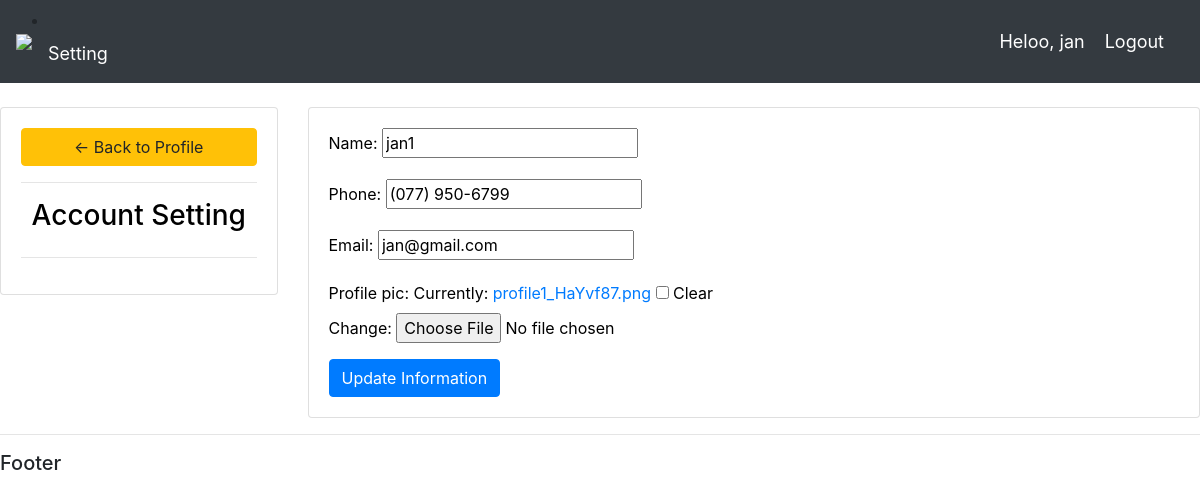
/account/ (signed in), run on the app's committed database.
### accounts/models.py (models this page shows, shortened)
class Customer(models.Model):
	user = models.OneToOneField(User, null=True, on_delete=models.CASCADE)
	name = models.CharField(max_length=200, null=True)
	phone = models.CharField(max_length=200, null=True)
	email = models.CharField(max_length=200, null=True)
	profile_pic = models.ImageField(null=True, blank=True)
	date_created = models.DateTimeField(auto_now_add=True, null=True)

### accounts/decorators.py (the view)
		def wrapper_func(request, *args, **kwargs):
			group = None
			if request.user.groups.exists():
				group = request.user.groups.all()[0].name
			if group in allowed_roles:
				return view_func(request, *args, **kwargs)
			else:
				return HttpResponse('you are not authorized to view this page')

### accounts/forms.py
class CustomerForm(ModelForm):
	class Meta:
		model = Customer
		fields = '__all__'
		exclude = ['user']

### accounts/views.py (called while the page is built)
@allowed_users(allowed_roles=['customer'])
@login_required(login_url='login')
def accountSettings(request):
	customer = request.user.customer
	form = CustomerForm(instance=customer)
	if request.method == 'POST':
		form = CustomerForm(request.POST, request.FILES,instance=customer)
		if form.is_valid():
			form.save()
	context = {'form':form}
	return render(request, 'accounts/account_setting.html', context,)

### accounts/templates/accounts/account_setting.html (shortened to what this page needs)
{% extends 'accounts/main.html' %}
{% load static %}
{% block content %}
<br>
<div class="row">
	<div class="col-md-3">
		<div class="card card-body">
			<a class="btn btn-warning" href="{% url 'home' %}"> &#8592; Back to Profile</a>
			<hr>
			<h3 style="text-align: center;">Account Setting</h3>
			<hr>
		</div>
	</div>
	<div class="col-md-9">
		<div class="card card-body">
			<form method="POST" action="" enctype="mutlipart/form-data">
				{{form.as_p}}
				<input class="btn btn-primary" type="submit" value="Update Information">
			</form>
		</div>
	</div>
</div>
{% endblock %}

### accounts/templates/accounts/navbar.html (shortened to what this page needs)
{% load static %}
<nav class="navbar navbar-expand-lg navbar-dark bg-dark">
<img src="{% static '' %}">
  <div class="collapse navbar-collapse" id="navbarNav">
       <li class="nav-item">
        <a class="nav-link heloo_msg" href="{% url 'account' %}">Setting</a>
      </li>
  </div>
  <span class="heloo_msg">Heloo, {{ request.user }}</span>
  <span><a class="heloo_msg" href="{% url 'logout' %}">Logout</a></span>
</nav>

### static/css/boooom.css (style rules this page uses)
.card-body, .card-title { color: black; }

### accounts/templates/accounts/navbar.html (style rules this page uses)
.heloo_msg { font-size: 18px; color: #fff; margin-right: 20px; }

### data on the page
Customer: name "jan1", phone "(077) 950-6799", email "jan@gmail.com"

### other printed values
{{ request.user }} "jan"
